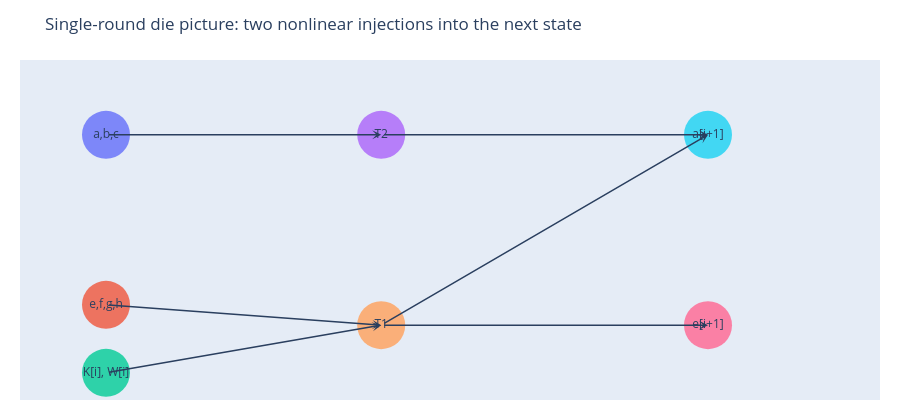

Here is the notebook cell this chart was saved with:
### Markdown cell above
## 1. Die geometry at one glance

This diagram is intentionally compact. It is not a transistor schematic. It is a teaching picture for the two active injections of each round.

### Code cell
fig_die = go.Figure()

nodes = {
    "a,b,c": (0.10, 0.78),
    "e,f,g,h": (0.10, 0.28),
    "K[i], W[i]": (0.10, 0.08),
    "T2": (0.42, 0.78),
    "T1": (0.42, 0.22),
    "a[i+1]": (0.80, 0.78),
    "e[i+1]": (0.80, 0.22),
}
edges = [
    ("a,b,c", "T2"),
    ("e,f,g,h", "T1"),
    ("K[i], W[i]", "T1"),
    ("T2", "a[i+1]"),
    ("T1", "a[i+1]"),
    ("T1", "e[i+1]"),
]
for src, dst in edges:
    x0, y0 = nodes[src]
    x1, y1 = nodes[dst]
    fig_die.add_annotation(
        x=x1, y=y1, ax=x0, ay=y0, xref="x", yref="y", axref="x", ayref="y",
        showarrow=True, arrowhead=3, arrowsize=1, arrowwidth=1.5
    )
for name, (x, y) in nodes.items():
    fig_die.add_trace(go.Scatter(
        x=[x], y=[y], mode="markers+text", text=[name], textposition="middle center",
        marker=dict(size=48, opacity=0.8),
        hoverinfo="skip", showlegend=False
    ))
fig_die.update_layout(
    title="Single-round die picture: two nonlinear injections into the next state",
    xaxis=dict(visible=False, range=[0, 1]),
    yaxis=dict(visible=False, range=[0, 1]),
    height=420,
    margin=dict(l=20, r=20, t=60, b=20),
)
fig_die.show()

### Figure 1 — Plotly figure (JSON) as saved in the notebook; plotly's stock layout.template omitted (floating-point values rounded to 4 significant figures)
{"data": [{"hoverinfo": "skip", "marker": {"opacity": 0.8, "size": 48}, "mode": "markers+text", "showlegend": false, "text": ["a,b,c"], "textposition": "middle center", "type": "scatter", "x": [0.1], "y": [0.78]}, {"hoverinfo": "skip", "marker": {"opacity": 0.8, "size": 48}, "mode": "markers+text", "showlegend": false, "text": ["e,f,g,h"], "textposition": "middle center", "type": "scatter", "x": [0.1], "y": [0.28]}, {"hoverinfo": "skip", "marker": {"opacity": 0.8, "size": 48}, "mode": "markers+text", "showlegend": false, "text": ["K[i], W[i]"], "textposition": "middle center", "type": "scatter", "x": [0.1], "y": [0.08]}, {"hoverinfo": "skip", "marker": {"opacity": 0.8, "size": 48}, "mode": "markers+text", "showlegend": false, "text": ["T2"], "textposition": "middle center", "type": "scatter", "x": [0.42], "y": [0.78]}, {"hoverinfo": "skip", "marker": {"opacity": 0.8, "size": 48}, "mode": "markers+text", "showlegend": false, "text": ["T1"], "textposition": "middle center", "type": "scatter", "x": [0.42], "y": [0.22]}, {"hoverinfo": "skip", "marker": {"opacity": 0.8, "size": 48}, "mode": "markers+text", "showlegend": false, "text": ["a[i+1]"], "textposition": "middle center", "type": "scatter", "x": [0.8], "y": [0.78]}, {"hoverinfo": "skip", "marker": {"opacity": 0.8, "size": 48}, "mode": "markers+text", "showlegend": false, "text": ["e[i+1]"], "textposition": "middle center", "type": "scatter", "x": [0.8], "y": [0.22]}], "layout": {"annotations": [{"arrowhead": 3, "arrowsize": 1, "arrowwidth": 1.5, "ax": 0.1, "axref": "x", "ay": 0.78, "ayref": "y", "showarrow": true, "x": 0.42, "xref": "x", "y": 0.78, "yref": "y"}, {"arrowhead": 3, "arrowsize": 1, "arrowwidth": 1.5, "ax": 0.1, "axref": "x", "ay": 0.28, "ayref": "y", "showarrow": true, "x": 0.42, "xref": "x", "y": 0.22, "yref": "y"}, {"arrowhead": 3, "arrowsize": 1, "arrowwidth": 1.5, "ax": 0.1, "axref": "x", "ay": 0.08, "ayref": "y", "showarrow": true, "x": 0.42, "xref": "x", "y": 0.22, "yref": "y"}, {"arrowhead": 3, "arrowsize": 1, "arrowwidth": 1.5, "ax": 0.42, "axref": "x", "ay": 0.78, "ayref": "y", "showarrow": true, "x": 0.8, "xref": "x", "y": 0.78, "yref": "y"}, {"arrowhead": 3, "arrowsize": 1, "arrowwidth": 1.5, "ax": 0.42, "axref": "x", "ay": 0.22, "ayref": "y", "showarrow": true, "x": 0.8, "xref": "x", "y": 0.78, "yref": "y"}, {"arrowhead": 3, "arrowsize": 1, "arrowwidth": 1.5, "ax": 0.42, "axref": "x", "ay": 0.22, "ayref": "y", "showarrow": true, "x": 0.8, "xref": "x", "y": 0.22, "yref": "y"}], "height": 420, "margin": {"b": 20, "l": 20, "r": 20, "t": 60}, "title": {"text": "Single-round die picture: two nonlinear injections into the next state"}, "xaxis": {"range": [0, 1], "visible": false}, "yaxis": {"range": [0, 1], "visible": false}}}
